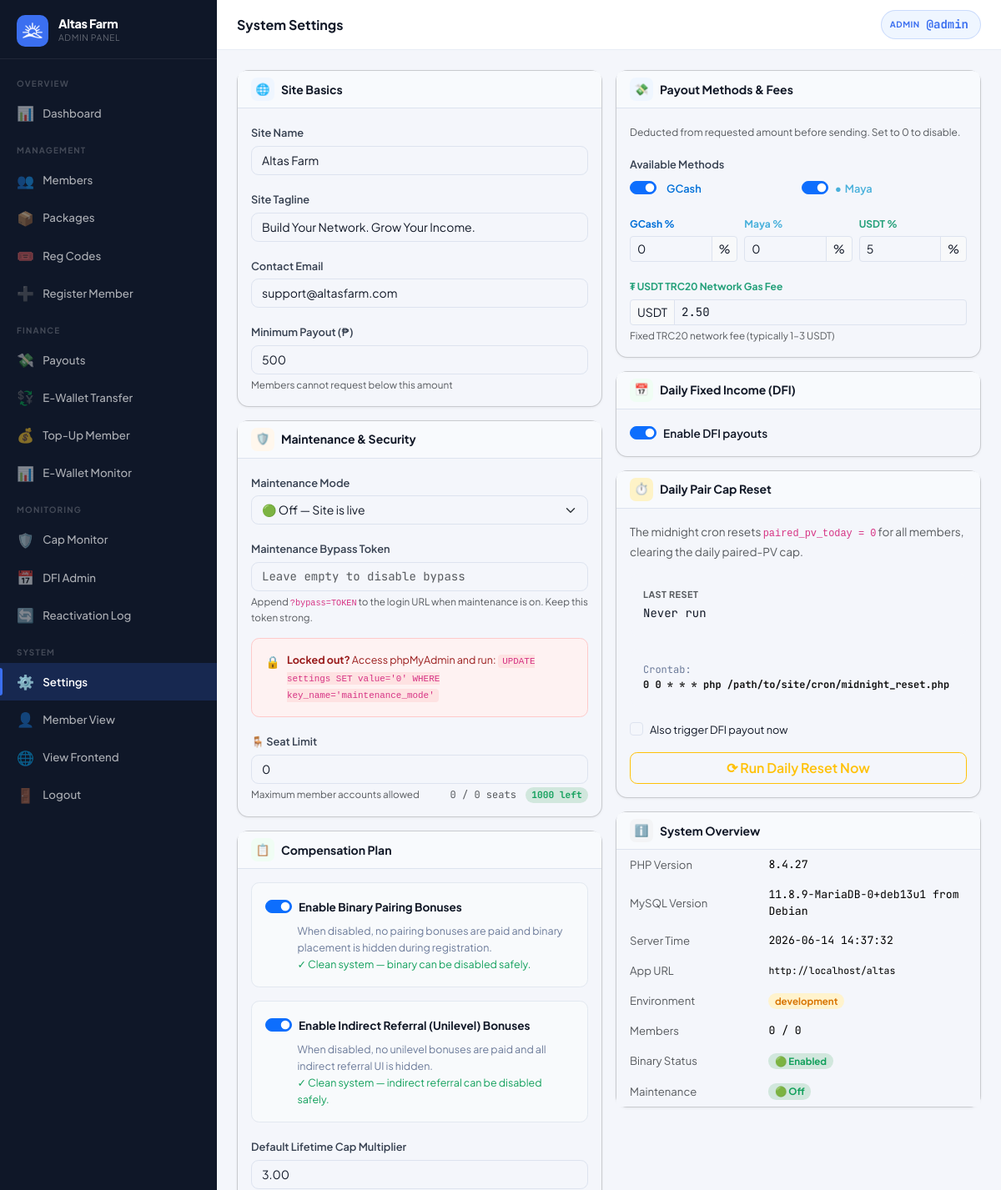
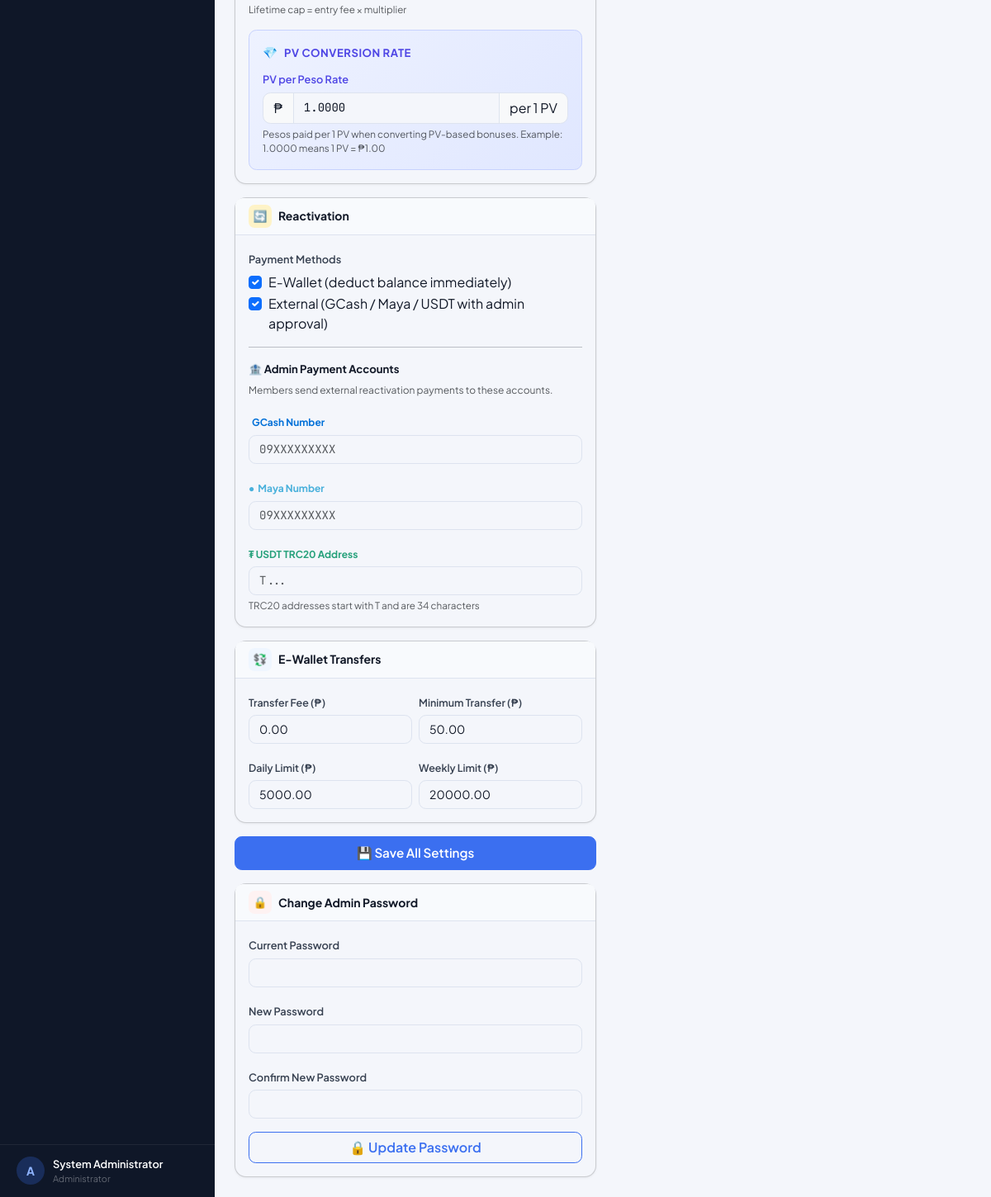
Screenshot of /?page=admin_settings (signed in) with the database file from the repository (2 pictures, top to bottom).
### tables this page shows
CREATE TABLE settings (
  key_name   VARCHAR(80) NOT NULL PRIMARY KEY,
  value      TEXT        NOT NULL,
  updated_at TIMESTAMP DEFAULT CURRENT_TIMESTAMP ON UPDATE CURRENT_TIMESTAMP
);

CREATE TABLE users (
  id                INT UNSIGNED AUTO_INCREMENT PRIMARY KEY,
  username          VARCHAR(40)  NOT NULL UNIQUE,
  password_hash     VARCHAR(255) NOT NULL,
  role              ENUM('member','admin') NOT NULL DEFAULT 'member',
  package_id        INT UNSIGNED NULL,
  reg_code_id           INT UNSIGNED NULL,
  reg_payment_method    ENUM('code','ewallet','pending') NOT NULL DEFAULT 'code',
  reg_paid_by           INT UNSIGNED NULL,

   
  sponsor_id        INT UNSIGNED NULL,
  binary_parent_id  INT UNSIGNED NULL,
  binary_position   ENUM('left','right') NULL,

   
  left_count        INT UNSIGNED NOT NULL DEFAULT 0,
  right_count       INT UNSIGNED NOT NULL DEFAULT 0,
  pairs_paid        INT UNSIGNED NOT NULL DEFAULT 0,
  pairs_flushed     INT UNSIGNED NOT NULL DEFAULT 0,
  pairs_paid_today  INT UNSIGNED NOT NULL DEFAULT 0,   

   
  left_pv           DECIMAL(14,2) NOT NULL DEFAULT 0.00 COMMENT 'Accumulated PV on left binary leg',
  right_pv          DECIMAL(14,2) NOT NULL DEFAULT 0.00 COMMENT 'Accumulated PV on right binary leg',
  paired_pv         DECIMAL(14,2) NOT NULL DEFAULT 0.00 COMMENT 'Total paired PV lifetime',
  paired_pv_today   DECIMAL(14,2) NOT NULL DEFAULT 0.00 COMMENT 'Paired PV today (reset by midnight cron)',
  flushed_pv        DECIMAL(14,2) NOT NULL DEFAULT 0.00 COMMENT 'PV flushed in binary pairing',
  personal_pv       DECIMAL(14,2) NOT NULL DEFAULT 0.00 COMMENT 'Personal sales PV from downline product purchases',
  group_pv          DECIMAL(14,2) NOT NULL DEFAULT 0.00 COMMENT 'Group sales PV from downline',

   
  lifetime_earned       DECIMAL(14,2) NOT NULL DEFAULT 0.00,
  cap_status            ENUM('active','capped','perminact') NOT NULL DEFAULT 'active',
  capping_bypass        TINYINT(1)   NOT NULL DEFAULT 0,
  daily_cap_bypass      TINYINT(1)   NOT NULL DEFAULT 0,
  capped_at             TIMESTAMP NULL,
  last_reactivation_at  TIMESTAMP NULL,
  dfi_days_used         INT UNSIGNED NOT NULL DEFAULT 0,
  dfi_active            TINYINT(1)   NOT NULL DEFAULT 1,
  cd_active             TINYINT(1)   NOT NULL DEFAULT 0,
  ewallet_sent_today      DECIMAL(12,2) NOT NULL DEFAULT 0.00,
  ewallet_sent_this_week  DECIMAL(12,2) NOT NULL DEFAULT 0.00,

   
  full_name         VARCHAR(120) NULL,
  email             VARCHAR(120) NULL,
  mobile            VARCHAR(20)  NULL,
  gcash_number      VARCHAR(20)  NULL,
  maya_number       VARCHAR(20)  NULL,
  usdt_address      VARCHAR(100) NULL,
  address           TEXT         NULL,
  photo             VARCHAR(200) NULL,

  ewallet_balance       DECIMAL(14,2) NOT NULL DEFAULT 0.00,
  withdrawable_balance  DECIMAL(14,2) NOT NULL DEFAULT 0.00,
  status                ENUM('active','suspended','pending') NOT NULL DEFAULT 'active',
  joined_at         TIMESTAMP DEFAULT CURRENT_TIMESTAMP,
  last_login        TIMESTAMP NULL,

  FOREIGN KEY (sponsor_id)       REFERENCES users(id) ON DELETE SET NULL,
  FOREIGN KEY (binary_parent_id) REFERENCES users(id) ON DELETE SET NULL,
  FOREIGN KEY (package_id)       REFERENCES packages(id) ON DELETE SET NULL
);

### views/admin/settings.php (the view, shortened to what the rows shown need)
<?php require 'views/partials/head.php'; ?>
<?php require 'views/partials/sidebar_admin.php'; ?>
<div class="main-content">
  <?php require 'views/partials/topbar.php'; ?>
  <div class="page-content">
    <form method="POST" action="<?= APP_URL ?>/?page=admin_save_settings">
      <div class="row g-3">
        <div class="col-12 col-lg-6 d-flex flex-column gap-3">
          <div class="card">
            <div class="card-body">
              <div class="mb-3">
                <label class="form-label">Site Tagline</label>
                <input type="text" name="site_tagline" class="form-control" value="<?= e(setting('site_tagline')) ?>">
              </div>
              <div class="mb-3">
                <label class="form-label">Contact Email</label>
                <input type="email" name="contact_email" class="form-control" value="<?= e(setting('contact_email')) ?>">
              </div>
              <div class="mb-0">
                <label class="form-label">Minimum Payout (₱)</label>
                <input type="number" name="min_payout" class="form-control" min="0" step="0.01" value="<?= e(setting('min_payout', '500')) ?>">
                <div class="form-text">Members cannot request below this amount</div>
              </div>
            </div>
          </div>
          <div class="card">
            <div class="card-body">
              <div class="mb-0">
                <label class="form-label">🪑 Seat Limit</label>
                <input type="number" name="seat_limit" class="form-control" min="1" step="1" value="<?= e(setting('seat_limit', '1000')) ?>">
                <div class="form-text d-flex justify-content-between">
                  <span>Maximum member accounts allowed</span>
                  <span class="font-mono" style="font-size:.75rem;">
                  </span>
                </div>
              </div>
            </div>
          </div>
          <div class="card">
            <div class="card-body">
                  <input class="form-check-input" type="checkbox" name="binary_enabled" id="binaryEnabled" value="1" <?= setting('binary_enabled', '1') === '1' ? 'checked' : '' ?>>
                  <input class="form-check-input" type="checkbox" name="indirect_referral_enabled" id="indirectRefEnabled" value="1" <?= setting('indirect_referral_enabled', '1') === '1' ? 'checked' : '' ?>>
              <div class="mb-3">
                <label class="form-label">Default Lifetime Cap Multiplier</label>
                <input type="number" name="default_cap_multiplier" class="form-control" min="0" step="0.01" value="<?= e(setting('default_cap_multiplier', '3.00')) ?>">
                <div class="form-text">Lifetime cap = entry fee × multiplier</div>
              </div>
              <div class="rounded p-3" style="background:linear-gradient(135deg,#eef2ff 0%,#e0e7ff 100%);border:1px solid #c7d2fe;">
                <div class="input-group">
                  <span class="input-group-text">₱</span>
                  <input type="number" name="pv_per_peso_rate" class="form-control font-mono" inputmode="decimal" min="0.0001" step="0.0001" value="<?= e(setting('pv_per_peso_rate', '1.0000')) ?>">
                  <span class="input-group-text">per 1 PV</span>
                </div>
              </div>
            </div>
          </div>
                  <input class="form-check-input" type="checkbox" name="reactivation_ewallet_enabled" id="reEwEnabled" value="1" <?= setting('reactivation_ewallet_enabled', '1') === '1' ? 'checked' : '' ?>>
                  <input class="form-check-input" type="checkbox" name="reactivation_external_enabled" id="reExtEnabled" value="1" <?= setting('reactivation_external_enabled', '1') === '1' ? 'checked' : '' ?>>
                <input type="tel" name="gcash_number" class="form-control font-mono" placeholder="09XXXXXXXXX" value="<?= e(setting('gcash_number', '')) ?>">
                <input type="tel" name="maya_number" class="form-control font-mono" placeholder="09XXXXXXXXX" value="<?= e(setting('maya_number', '')) ?>">
                <input type="text" name="usdt_address" class="form-control font-mono" placeholder="T..." value="<?= e(setting('usdt_address', '')) ?>">
          <div class="card">
            <div class="card-body">
              <div class="row g-2 mb-3">
                <div class="col-6">
                  <label class="form-label" style="font-weight:600;font-size:.78rem;">Transfer Fee (₱)</label>
                  <input type="number" name="ewallet_transfer_fee" class="form-control" min="0" step="0.01" value="<?= e(setting('ewallet_transfer_fee', '0.00')) ?>">
                </div>
                <div class="col-6">
                  <label class="form-label" style="font-weight:600;font-size:.78rem;">Minimum Transfer (₱)</label>
                  <input type="number" name="ewallet_min_transfer" class="form-control" min="0" step="0.01" value="<?= e(setting('ewallet_min_transfer', '50.00')) ?>">
                </div>
              </div>
              <div class="row g-2 mb-0">
                <div class="col-6">
                  <label class="form-label" style="font-weight:600;font-size:.78rem;">Daily Limit (₱)</label>
                  <input type="number" name="ewallet_transfer_daily_limit" class="form-control" min="0" step="0.01" value="<?= e(setting('ewallet_transfer_daily_limit', '5000.00')) ?>">
                </div>
                <div class="col-6">
                  <label class="form-label" style="font-weight:600;font-size:.78rem;">Weekly Limit (₱)</label>
                  <input type="number" name="ewallet_transfer_weekly_limit" class="form-control" min="0" step="0.01" value="<?= e(setting('ewallet_transfer_weekly_limit', '20000.00')) ?>">
                </div>
              </div>
            </div>
          </div>
        </div>
        <div class="col-12 col-lg-6 d-flex flex-column gap-3">
          <div class="card">
            <div class="card-body">
                      <input class="form-check-input" type="checkbox" name="gcash_enabled" id="gcashEnabled" value="1" <?= setting('gcash_enabled', '1') === '1' ? 'checked' : '' ?>>
                      <input class="form-check-input" type="checkbox" name="maya_enabled" id="mayaEnabled" value="1" <?= setting('maya_enabled', '1') === '1' ? 'checked' : '' ?>>
              <div class="row g-2 mb-3">
                <div class="col-4">
                  <div class="input-group input-group-sm">
                    <input type="number" name="service_fee_gcash" class="form-control" min="0" max="100" step="0.01" value="<?= e(setting('service_fee_gcash', '0')) ?>">
                    <span class="input-group-text">%</span>
                  </div>
                </div>
                <div class="col-4">
                  <div class="input-group input-group-sm">
                    <input type="number" name="service_fee_maya" class="form-control" min="0" max="100" step="0.01" value="<?= e(setting('service_fee_maya', '0')) ?>">
                    <span class="input-group-text">%</span>
                  </div>
                </div>
                <div class="col-4">
                  <div class="input-group input-group-sm">
                    <input type="number" name="service_fee_usdt" class="form-control" min="0" max="100" step="0.01" value="<?= e(setting('service_fee_usdt', '5')) ?>">
                    <span class="input-group-text">%</span>
                  </div>
                </div>
              </div>
              <div class="mb-0">
                <div class="input-group input-group-sm">
                  <span class="input-group-text">USDT</span>
                  <input type="number" name="usdt_gas_fee" class="form-control font-mono" min="0" step="0.0001" value="<?= e(setting('usdt_gas_fee', '2.50')) ?>">
                </div>
              </div>
            </div>
          </div>
        </div>
      </div>
    </form>
  </div>
</div>
<?php require 'views/partials/footer.php'; ?>

### views/partials/sidebar_admin.php (shortened to what the rows shown need)
<?php
$cp = current_page();
$user = Auth::user();
$initial = strtoupper(substr($user['username'] ?? 'A', 0, 1));
$pendingPayouts = (int)db()->query("SELECT COUNT(*) FROM payout_requests WHERE status='pending'")->fetchColumn();
$pendingMembers = (int)db()->query("SELECT COUNT(*) FROM users WHERE role='member' AND status='pending'")->fetchColumn();
function renderAdminNav($cp, $user, $initial, $pendingPayouts, $pendingMembers)
{ ?>
  <div class="sidebar-brand">
    <div>
      <div class="brand-name"><?= e(setting('site_name', APP_NAME)) ?></div>
      <div class="brand-sub">Admin Panel</div>
    </div>
  </div>
  <div class="sidebar-footer">
    <div class="sidebar-user">
      <div class="user-avatar" style="background:rgba(59,111,240,.25);color:#8fb4ff;">
        <?= $initial ?>
      </div>
      <div class="user-info">
        <div class="user-name"><?= e($user['full_name'] ?: $user['username']) ?></div>
        <div class="user-role">Administrator</div>
      </div>
    </div>
  </div>
<?php } ?>
<div class="sidebar d-none d-lg-flex flex-column">
  <?php renderAdminNav($cp, $user, $initial, $pendingPayouts, $pendingMembers); ?>
</div>

### views/partials/topbar.php (shortened to what the rows shown need)
<?php
if (isset($_GET['page']) && $_GET['page'] === 'admin_user_view' && !empty($_GET['id']) && Auth::isAdmin()) {
  $user = getUserById((int)$_GET['id']);
  if (!$user) {
    flash('error', 'User not found.');
    redirect('/?page=admin_users');
  }
} else {
  $user = Auth::user();
}
?>
<div class="topbar-wrapper no-print">
  <div class="d-flex align-items-center gap-2">
    <a href="<?= APP_URL ?>/?page=<?= Auth::isAdmin() ? 'admin' : 'profile' ?>"
      class="topbar-balance" title="<?= e($user['username'] ?? '') ?>" style="text-decoration:none;">
      <span class="bal-label"><?= Auth::isAdmin() ? 'Admin' : 'User' ?></span>
      <span class="bal-amount">@<?= e($user['username'] ?? '') ?></span>
    </a>
  </div>
</div>

### rows the page displays
settings: value "Altas Farm"
users: username "A", full_name "System Administrator", username "admin"
settings: site_tagline "Build Your Network. Grow Your Income."
settings: contact_email "support@altasfarm.com"
settings: min_payout "500"
settings: seat_limit "0"
settings: default_cap_multiplier "3.00"
settings: pv_per_peso_rate "1.0000"
settings: ewallet_transfer_fee "0.00"
settings: ewallet_min_transfer "50.00"
settings: ewallet_transfer_daily_limit "5000.00"
settings: ewallet_transfer_weekly_limit "20000.00"
settings: service_fee_gcash "0"
settings: service_fee_maya "0"
settings: service_fee_usdt "5"
settings: usdt_gas_fee "2.50"

### other values shown
$pageTitle "System Settings"
User::counts()['total'] "0"
setting('seat_limit', '1000') "0"
$remaining "1000"
PHP_VERSION "8.4.27"
db()->query('SELECT VERSION()')->fetchColumn() "11.8.9-MariaDB-0+deb13u1 from Debian"
APP_URL "http://localhost/altas"
APP_ENV "development"
